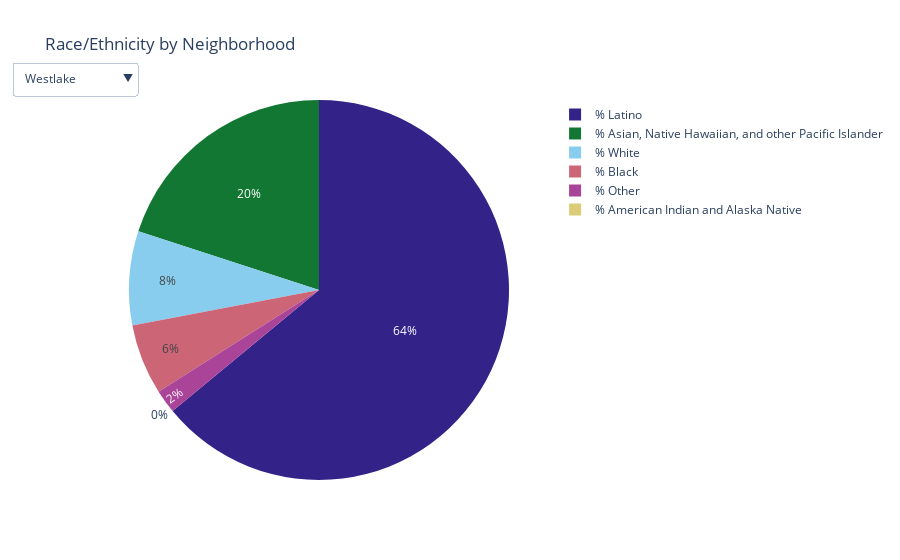

Here is the notebook cell this chart was saved with:
### Code cell
#created a pie chart that is toggelable (based on neighborhood) that shows race/ethnicity for each neighborhood

import copy

# Define the initial trace
n_type = indicators['Neighborhood'].unique()[0]
labels = ['% White', '% Black', '% American Indian and Alaska Native', '% Asian, Native Hawaiian, and other Pacific Islander', '% Latino', '% Other']
values = indicators[indicators['Neighborhood'] == n_type][labels].iloc[0].tolist()

colors = ['rgb(136, 204, 238)', 'rgb(204, 102, 119)', 'rgb(221, 204, 119)', 'rgb(17, 119, 51)', 'rgb(51, 34, 136)', 'rgb(170, 68, 153)', 'rgb(68, 170, 153)', 'rgb(153, 153, 51)', 'rgb(136, 34, 85)', 'rgb(102, 17, 0)', 'rgb(136, 136, 136)']

trace = go.Pie(labels=labels, values=values, marker=dict(colors=colors))

# Define the dropdown menu
dropdown = []
for n_type in indicators['Neighborhood'].unique():
    neighborhoods = indicators[indicators['Neighborhood'] == n_type]['Neighborhood'].tolist()
    values = copy.deepcopy(indicators[indicators['Neighborhood'] == n_type][labels].iloc[0].tolist())
    dropdown.append({'label': n_type, 'execute':True, 'method': 'update', 'args': [{'labels': [labels], 'values': [values]}]})

# Define the layout
layout = go.Layout(title='Race/Ethnicity by Neighborhood',
                   updatemenus=[{'buttons': dropdown,
                                 'direction': 'down',
                                 'showactive': True,
                                 'x': 0.1,
                                 'y': 1.1}])

# Create the figure
fig = go.Figure(data=[trace], layout=layout)

# Show the figure
fig.show()

### Figure 1 — Plotly figure (JSON) as saved in the notebook; plotly's stock layout.template omitted (floating-point values rounded to 4 significant figures)
{"data": [{"labels": ["% White", "% Black", "% American Indian and Alaska Native", "% Asian, Native Hawaiian, and other Pacific Islander", "% Latino", "% Other"], "marker": {"colors": ["rgb(136, 204, 238)", "rgb(204, 102, 119)", "rgb(221, 204, 119)", "rgb(17, 119, 51)", "rgb(51, 34, 136)", "rgb(170, 68, 153)", "rgb(68, 170, 153)", "rgb(153, 153, 51)", "rgb(136, 34, 85)", "rgb(102, 17, 0)", "rgb(136, 136, 136)"]}, "type": "pie", "values": [0.08, 0.06, 0, 0.2, 0.64, 0.02]}], "layout": {"autosize": true, "title": {"text": "Race/Ethnicity by Neighborhood"}, "updatemenus": [{"buttons": [{"args": [{"labels": [["% White", "% Black", "% American Indian and Alaska Native", "% Asian, Native Hawaiian, and other Pacific Islander", "% Latino", "% Other"]], "values": [[0.08, 0.06, 0, 0.2, 0.64, 0.02]]}], "execute": true, "label": "Westlake", "method": "update"}, {"args": [{"labels": [["% White", "% Black", "% American Indian and Alaska Native", "% Asian, Native Hawaiian, and other Pacific Islander", "% Latino", "% Other"]], "values": [[0.05, 0.05, 0, 0.04, 0.85, 0.01]]}], "execute": true, "label": "Boyle Heights", "method": "update"}, {"args": [{"labels": [["% White", "% Black", "% American Indian and Alaska Native", "% Asian, Native Hawaiian, and other Pacific Islander", "% Latino", "% Other"]], "values": [[0.63, 0.02, 0, 0.12, 0.19, 0.04]]}], "execute": true, "label": "Los Feliz", "method": "update"}, {"args": [{"labels": [["% White", "% Black", "% American Indian and Alaska Native", "% Asian, Native Hawaiian, and other Pacific Islander", "% Latino", "% Other"]], "values": [[0.08, 0.29, 0, 0.07, 0.52, 0.04]]}], "execute": true, "label": "Jefferson Park", "method": "update"}, {"args": [{"labels": [["% White", "% Black", "% American Indian and Alaska Native", "% Asian, Native Hawaiian, and other Pacific Islander", "% Latino", "% Other"]], "values": [[0.08, 0.02, 0, 0.2, 0.64, 0.01]]}], "execute": true, "label": "Lincoln Heights", "method": "update"}, {"args": [{"labels": [["% White", "% Black", "% American Indian and Alaska Native", "% Asian, Native Hawaiian, and other Pacific Islander", "% Latino", "% Other"]], "values": [[0.66, 0.03, 0, 0.15, 0.11, 0.04]]}], "execute": true, "label": "Fairfax", "method": "update"}], "direction": "down", "showactive": true, "x": 0.1, "y": 1.1}]}}
